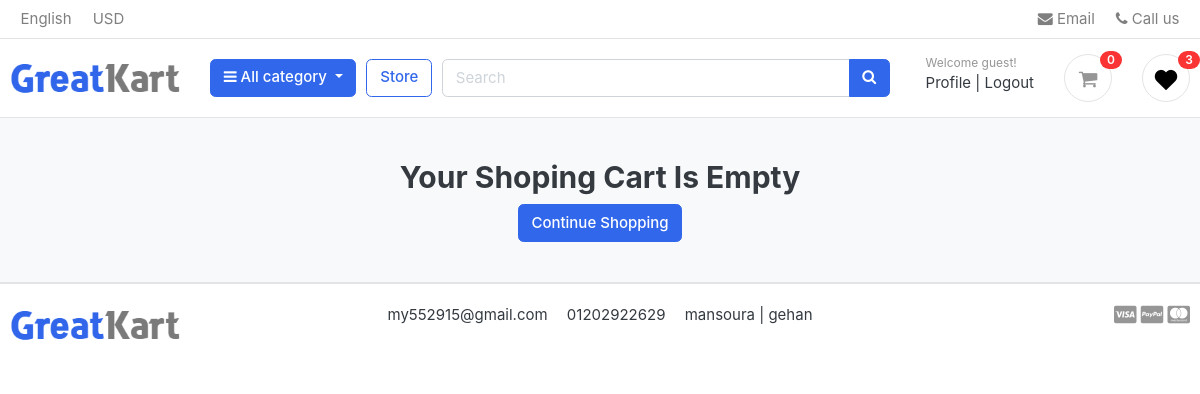
The app's page /cart/ (signed in) with its own data.
### settings/models.py (models this page shows, shortened)
class Settings(models.Model):
    site_name = models.CharField( max_length=50)
    logo = models.ImageField( upload_to='setting/')
    phone = models.CharField( max_length=30)
    email = models.EmailField( max_length=254)
    description = models.TextField(max_length=1000)
    fb_link = models.URLField( max_length=200)
    twitter_link = models.URLField( max_length=200)
    instagram_link = models.URLField( max_length=200)
    address = models.CharField( max_length=50)

### carts/views.py (the view, shortened to what this page needs)
# urls.py: path('', carts ,name = 'cart'),
@login_required(login_url='login')
def carts(request ,total=0 ,quantity=0,cart_items=None ):
    try :
        tax = 0
        grand_total=0
        if request.user.is_authenticated:
          cart_items = CartItem.objects.filter(user=request.user, is_active=True)
        else :
            cart = Cart.objects.get(cart_id = _cart_id(request))
            cart_items = CartItem.objects.filter(cart=cart , is_active=True)
        tax = (2 * total)/100
        grand_total = total+tax
    except Cart.DoesNotExist:
        pass
    context = {'total':total,
               'quantity':quantity ,
               'cart_items':cart_items,
               'tax' : tax ,
               'grand_total':grand_total,
               }
    return render(request , 'carts/cart.html',context)

### accounts/favorite_context.py (called while the page is built)
def counter(request):
    product_counter = 0
    if request.user.is_authenticated:
        if 'admin' in request.path:
            return{}
        else :
            try :
                user_favourites = Product.objects.filter(like=request.user)
                product_counter = user_favourites.count()
            except Product.DoesNotExist:
                product_counter=0
    return dict(product_counter=product_counter)

### carts/context_processors.py (called while the page is built)
def counter(request):
    cart_count = 0
    if 'admin' in request.path:
        return{}
    else :
        try :
            cart = Cart.objects.filter(cart_id=_cart_id(request))
            if request.user.is_authenticated:
                cart_items = CartItem.objects.all().filter(user=request.user)
            else :
                cart_items = CartItem.objects.all().filter(cart=cart[:1])
            for cart_item in cart_items:
                cart_count+=cart_item.quantity
        except Cart.DoesNotExist:
            cart_count=0
    return dict(cart_count=cart_count)

### carts/views.py (called while the page is built)
def _cart_id(request):
    cart = request.session.session_key
    if not cart:
        cart = request.session.create()
    return cart

### category/context_processor.py (called while the page is built)
def menu_links(request):
    links = Category.objects.all()[:10]
    return dict(links=links)

### category/models.py (called while the page is built)
    def get_url(self):
        return reverse('store:product_by_category',args=[self.slug])

    def __str__(self):
        return str(self.name)

### carts/templates/carts/cart.html (shortened to what this page needs)
{% extends 'base.html' %}
{% load static %}
{% block body %}
<section class="section-content padding-y bg">
	<div class="container">
		{% if not cart_items %}
		<h2 class="text-center">Your Shoping Cart Is Empty</h2>
		<div class="text-center">
			<a href="{% url 'store:store'%}" class="btn btn-primary">Continue Shopping</a>
		</div>
		{% endif %}
	</div>
</section>
{% endblock body %}

### templates/base.html (shortened to what this page needs)
{% load static %}
<!DOCTYPE HTML>
<html lang="en">
<head>
    <link href="{% static 'css/bootstrap.css'%}" rel="stylesheet" type="text/css" />
    <link href="{% static 'fonts/fontawesome/css/all.min.css'%}" type="text/css" rel="stylesheet">
    <link href="{% static 'css/ui.css'%}" rel="stylesheet" type="text/css" />
    <link href="{% static 'css/responsive.css'%}" rel="stylesheet" media="only screen and (max-width: 1200px)" />
    <link href="{% static 'css/custum.css'%}" rel="stylesheet" type="text/css" />
    <link rel="stylesheet" href="https://cdnjs.cloudflare.com/ajax/libs/font-awesome/4.7.0/css/font-awesome.min.css">
</head>
<body>
    <header class="section-header">
        <nav class="navbar p-md-0 navbar-expand-sm navbar-light border-bottom">
            <div class="container">
                <div class="collapse navbar-collapse" id="navbarTop4">
                    <ul class="navbar-nav mr-auto">
                        <li class="nav-item dropdown">
                            <a href="#" class="nav-link"> English </a>
                        </li>
                        <li class="nav-item dropdown">
                            <a href="#" class="nav-link"> USD </a>
                        </li>
                    </ul>
                    <ul class="navbar-nav">
                        <li><a href="#" class="nav-link"> <i class="fa fa-envelope"></i> Email </a></li>
                        <li><a href="#" class="nav-link"> <i class="fa fa-phone"></i> Call us </a></li>
                    </ul>
                </div>
            </div>
        </nav>
        <section class="header-main border-bottom">
            <div class="container">
                <div class="row align-items-center">
                    <div class="col-lg-2 col-md-3 col-6">
                        <a href="/" class="brand-wrap">
                            <img class="logo" src="{{myfooter.logo.url}}">
                        </a>
                    </div>
                    <div class="col-lg col-sm col-md col-6 flex-grow-0">
                        <div class="category-wrap dropdown d-inline-block float-right">
                            <button type="button" class="btn btn-primary dropdown-toggle" data-toggle="dropdown">
                                <i class="fa fa-bars"></i> All category
                            </button>
                        </div>
                    </div>
                    <a href="{%url 'store:store'%}" method="GET" class="btn btn-outline-primary">Store</a>
                    <div class="col-lg  col-md-6 col-sm-12 col">
                        <form action="{% url 'store:search' %}" class="search">
                            <div class="input-group w-100">
                                <input type="text" class="form-control" style="width:60%;" placeholder="Search"
                                    name="q">
                                <div class="input-group-append">
                                    <button class="btn btn-primary" type="submit">
                                        <i class="fa fa-search"></i>
                                    </button>
                                </div>
                            </div>
                        </form>
                    </div>
                    <div class="col-lg-3 col-sm-6 col-8 order-2 order-lg-3">
                        <div class="d-flex justify-content-end mb-3 mb-lg-0">
                            <div class="widget-header">
                                <small class="title text-muted">Welcome guest!</small>
                                <div>
                                    {% if user.is_authenticated %}
                                    <a href="{% url 'accounts:profile'%}">Profile</a> <span class="dark-transp"> |
                                    </span>
                                    <a href="{% url 'logout'%}"> Logout</a>
                                    {% else %}
                                    <a href="{% url 'login'%}">Sign in</a> <span class="dark-transp"> | </span>
                                    <a href="{% url 'accounts:signup'%}"> Register</a>
                                    {% endif %}
                                </div>
                            </div>
                            <a href="{% url 'carts:cart'%}" class="widget-header pl-3 ml-3">
                                <div class="icon icon-sm rounded-circle border"><i class="fa fa-shopping-cart"></i>
                                </div>
                                <span class="badge badge-pill badge-danger notify">{{cart_count}}</span>
                            </a>
                            {% if product_counter <= 0 %}
                            <a href="{% url 'accounts:user_favourites'%}" class="widget-header pl-3 ml-3">
                                <div class="icon icon-sm rounded-circle border"><img src="{% static 'images/icons/heart.png'%}" />
                                </div>
                                <span class="badge badge-pill badge-danger notify">{{product_counter}}</span>
                            </a>
                            {% else %}
                            <a href="{% url 'accounts:user_favourites'%}" class="widget-header pl-3 ml-3">
                                <div class="icon icon-sm rounded-circle border"><img src="{% static 'images/icons/love.png'%}" />
                                </div>
                                <span class="badge badge-pill badge-danger notify">{{product_counter}}</span>
                            </a>
                            {% endif %}
                        </div>
                    </div>
                </div>
            </div>
        </section>
    </header>
    {% block body %}
    {% endblock body %}
    <footer class="section-footer border-top">
        <div class="container">
            <section class="footer-bottom border-top row">
                <div class="col-lg-2 col-md-3 col-6">
                    <a href="/" class="brand-wrap">
                        <img class="logo" src="{{myfooter.logo.url}}">
                    </a>
                </div>
                <div class="col-md-8 text-md-center">
                    <span class="px-2">{{myfooter.email}}</span>
                    <span class="px-2">{{myfooter.phone}}</span>
                    <span class="px-2">{{myfooter.address}}</span>
                </div>
                <div class="col-md-2 text-md-right text-muted">
                    <i class="fab fa-lg fa-cc-visa"></i>
                    <i class="fab fa-lg fa-cc-paypal"></i>
                    <i class="fab fa-lg fa-cc-mastercard"></i>
                </div>
            </section>
        </div>
    </footer>
</body>
</html>

### static/css/ui.css (style rules this page uses)
html { font-family: "Inter", sans-serif; font-size: 15px; }
.icon-xs, .icon-sm, .icon-md, .icon-lg { display: inline-block; text-align: center; flex-shrink: 0; flex-grow: 0; }
.icon-sm { width: 48px; height: 48px; line-height: 48px !important; font-size: 20px; }
.padding-y { padding-top: 40px; padding-bottom: 40px; }
.bg { background-color: #f8f9fa; }
.header-main { position: relative; padding-top: 1rem; padding-bottom: 1rem; }
.brand-wrap .logo, .navbar-brand .logo { margin-right: 7px; max-height: 42px; display: inline-block; }
.widget-header { display: inline-block; vertical-align: middle; position: relative; }
.widget-header a { color: #343a40; }
.widget-header i { color: #969696; }
.widget-header .title { display: block; }
.widget-header .notify { position: absolute; top: -3px; right: -10px; }
.footer-bottom { padding-top: 20px; padding-bottom: 20px; }
.notify { position: absolute; top: -4px; right: -10px; display: inline-block; padding: 0.25em 0.6em; font-size: 12px; line-height: 1; text-align: center; border-radius: 3rem; color: #fff; background-color: #fa3434; }

### records on screen
Settings: logo (picture), email "my552915@gmail.com", phone "01202922629", address "mansoura | gehan"

### other values on screen
{{ cart_count }} "0"
{{ product_counter }} "3"
